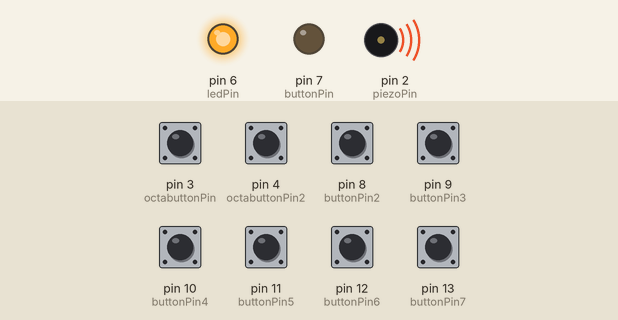
Simulated run of this sketch. Board: Arduino Uno, built with avr-gcc and run on an emulated ATmega328P. Parts: output pins drawn as LEDs (lit = HIGH), buzzer (waves = sounding). The inputs (shaded band) are chosen by the test bench; at power-on: pin 3 (octabuttonPin), pin 4 (octabuttonPin2), pin 8 (buttonPin2), pin 9 (buttonPin3), pin 10 (buttonPin4), pin 11 (buttonPin5), pin 12 (buttonPin6), pin 13 (buttonPin7) HIGH.

Above: at 1.2 s.
1.3 s: pin 4 (octabuttonPin2) pulled LOW for 0.15 s
At 1.9 s:
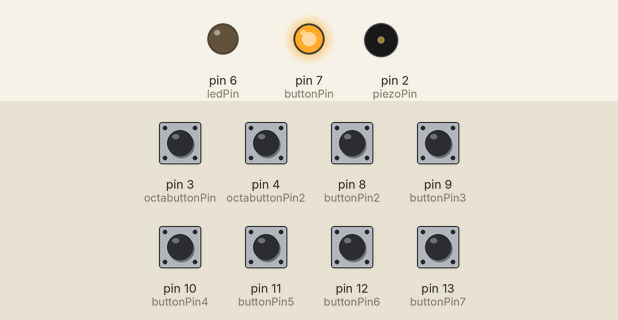
2.9 s: pin 8 (buttonPin2) pulled LOW for 0.15 s
At 2.98 s:
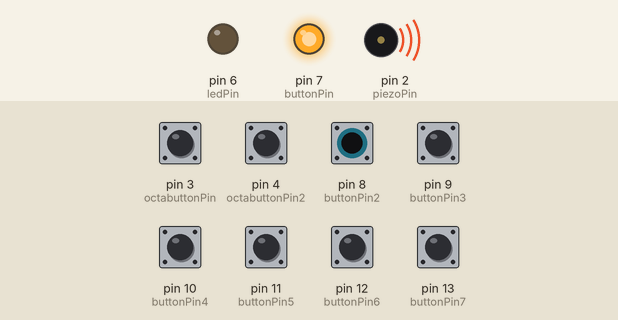
4.5 s: pin 3 (octabuttonPin) pulled LOW for 0.15 s
At 5.4 s:
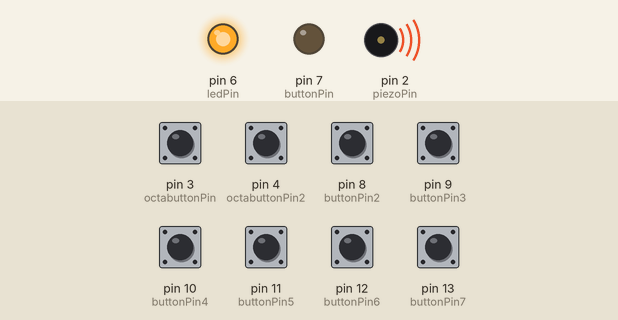
6.1 s: pin 4 (octabuttonPin2) pulled LOW for 1 s
At 6.8 s:
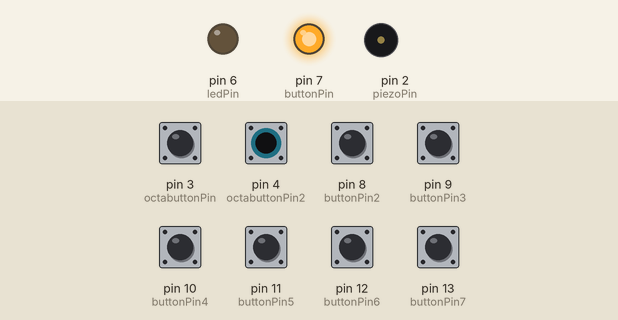
8.6 s: pin 3 (octabuttonPin) pulled LOW for 1 s
At 9.8 s:
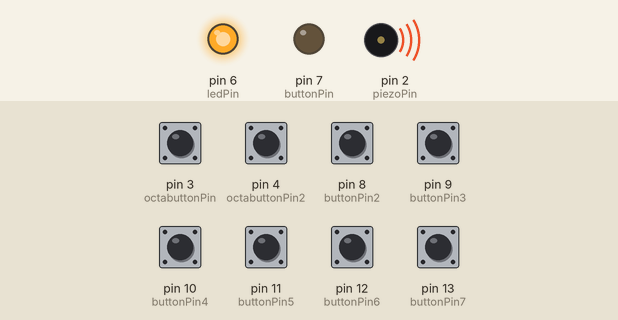
Timing chart, 0 to 11.6 s (numbered marks = the images above; inputs shaded):
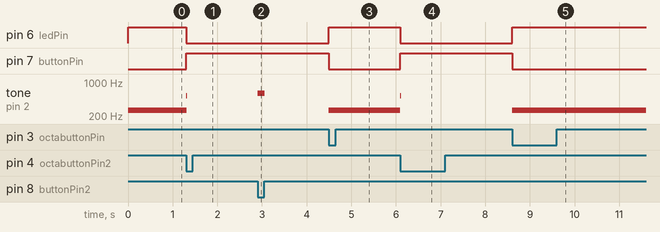

The sketch:

2020-06-10-example2.ino
```cpp
#define C4 262 // 4도
#define D4 294 // 4레
#define E4 330 // 4미
#define F4 349 // 4파
#define G4 392 // 4솔
#define A4 440 // 4라
#define B4 494 // 4시
#define C5 523 // 5도
#define D5 587 // 5레
#define E5 659 // 5미
#define F5 698 // 5파
#define G5 783 // 5솔
#define A5 880 // 5라
#define B5 988 // 5시


int buttonPin = 7;
int buttonPin2= 8;
int buttonPin3 = 9;
int buttonPin4 = 10;
int buttonPin5 = 11;
int buttonPin6 = 12;
int buttonPin7 = 13;
int octabuttonPin = 3;
int octabuttonPin2 = 4;
int ledPin = 6;
int ledPin2 = 7;
int piezoPin = 2;

int octave = 4;

void setup() {
  pinMode(buttonPin, INPUT_PULLUP);
  pinMode(buttonPin2, INPUT_PULLUP);
  pinMode(buttonPin3, INPUT_PULLUP);
  pinMode(buttonPin4, INPUT_PULLUP);
  pinMode(buttonPin5, INPUT_PULLUP);
  pinMode(buttonPin6, INPUT_PULLUP);
  pinMode(buttonPin7, INPUT_PULLUP);

  pinMode(octabuttonPin, INPUT_PULLUP);
  pinMode(octabuttonPin2, INPUT_PULLUP);

  pinMode(ledPin, OUTPUT);
  pinMode(ledPin2, OUTPUT);

  pinMode(piezoPin, OUTPUT);
}

void loop() {
  int buttonState = digitalRead(buttonPin);
  int buttonState2 = digitalRead(buttonPin2);
  int buttonState3 = digitalRead(buttonPin3);
  int buttonState4 = digitalRead(buttonPin4);
  int buttonState5 = digitalRead(buttonPin5);
  int buttonState6 = digitalRead(buttonPin6);
  int buttonState7 = digitalRead(buttonPin7);
  int octabuttonState = digitalRead(octabuttonPin);
  int octabuttonState2 = digitalRead(octabuttonPin2);


  if(octabuttonState == LOW) {
    octave = 4;
  }

  if(octabuttonState2 == LOW) {
    octave = 5;
  }

  if(octave == 4) {
    digitalWrite(ledPin, HIGH);
    digitalWrite(ledPin2, LOW);
  } else {
    digitalWrite(ledPin, LOW);
    digitalWrite(ledPin2, HIGH);
  }

  if(octave == 4) {
    if(buttonState == LOW) {
      tone(piezoPin, C4, 10);
    }

    if(buttonState2 == LOW) {
      tone(piezoPin, D4, 10);
    }

    if(buttonState3 == LOW) {
      tone(piezoPin, E4, 10);
    }

    if(buttonState4 == LOW) {
      tone(piezoPin, F4, 10);
    }

    if(buttonState5 == LOW) {
      tone(piezoPin, G4, 10);
    }

    if(buttonState6 == LOW) {
      tone(piezoPin, A4, 10);
    }

    if(buttonState7 == LOW) {
      tone(piezoPin, B4, 10);
    }

  } else if(octave == 5) {

    if(buttonState == LOW) {
      tone(piezoPin, C5, 10);
    }

    if(buttonState2 == LOW) {
      tone(piezoPin, D5, 10);
    }

    if(buttonState3 == LOW) {
      tone(piezoPin, E5, 10);
    }

    if(buttonState4 == LOW) {
      tone(piezoPin, F5, 10);
    }

    if(buttonState5 == LOW) {
      tone(piezoPin, G5, 10);
    }

    if(buttonState6 == LOW) {
      tone(piezoPin, A5, 10);
    }

    if(buttonState7 == LOW) {
      tone(piezoPin, B5, 10);
    }

  }

}
```

Measured:
- after the input at 1.3 s, pin 6 (ledPin): HIGH → LOW at once; pin 7 (buttonPin): LOW → HIGH at once; tone on pin 2 (piezoPin): 262 Hz → 523 Hz at once, → silent 0.01 s later
- after the input at 2.9 s, tone on pin 2 (piezoPin): silent → 587 Hz at once, → silent 0.16 s later
- after the input at 4.5 s, pin 6 (ledPin): LOW → HIGH at once; pin 7 (buttonPin): HIGH → LOW at once; tone on pin 2 (piezoPin): silent → 262 Hz at once
- after the input at 6.1 s, pin 6 (ledPin): HIGH → LOW at once; pin 7 (buttonPin): LOW → HIGH at once; tone on pin 2 (piezoPin): 262 Hz → 523 Hz at once, → silent 0.01 s later
- after the input at 8.6 s, pin 6 (ledPin): LOW → HIGH at once; pin 7 (buttonPin): HIGH → LOW at once; tone on pin 2 (piezoPin): silent → 262 Hz at once
